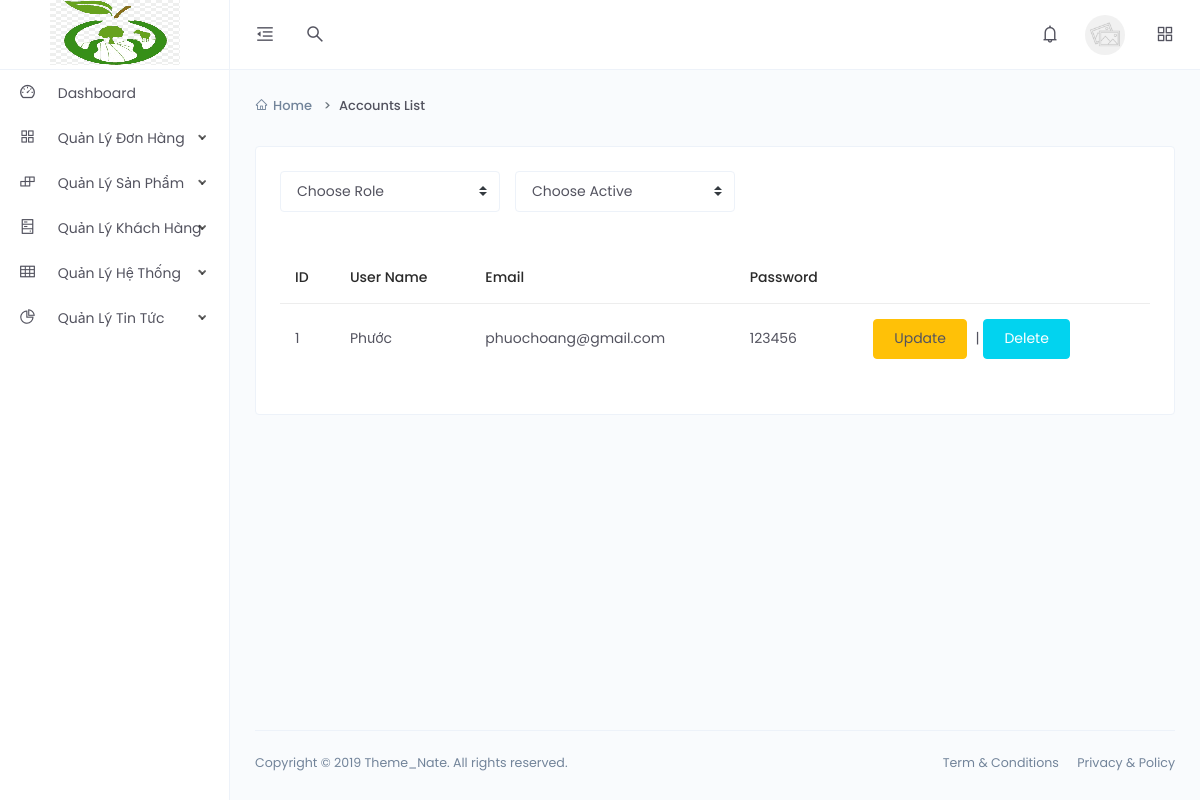
/manageAccounts, run on the app's committed database.
### app.py (models this page shows)
class Accounts(db.Model):
    Id_Account = db.Column(db.Integer, primary_key= True)
    User_Name = db.Column(db.String(200), nullable=False )
    User_Account = db.Column(db.String(200), unique=True)
    Password = db.Column(db.String(200), nullable=False)
    Date_Created = db.Column(db.DateTime, default=datetime.utcnow)

### app.py (the view)
@app.route('/manageAccounts')
def manageAccounts():
    accounts = Accounts.query.order_by(Accounts.Date_Created).all()
    return render_template('manageAccount.html',accounts = accounts)

### templates/manageAccount.html (shortened to what this page needs)
<!DOCTYPE html>
<html lang="en">
<head>
    <link href="{{url_for('static',filename ='Adminassets/css/app.min.css')}}" rel="stylesheet">
</head>
<body>
    <div class="app">
        <div class="layout">
            <div class="header">
                <div class="logo logo-dark">
                    <a href="./Admin">
                        <img src="{{url_for('static',filename = 'image/image.png')}}" alt="Logo">
                    </a>
                </div>
                <div class="nav-wrap">
                    <ul class="nav-left">
                        <li class="desktop-toggle">
                            <a href="javascript:void(0);">
                                <i class="anticon"></i>
                            </a>
                        </li>
                        <li>
                            <a href="javascript:void(0);" data-toggle="modal" data-target="#search-drawer">
                                <i class="anticon anticon-search"></i>
                            </a>
                        </li>
                    </ul>
                    <ul class="nav-right">
                        <li class="dropdown dropdown-animated scale-left">
                            <a href="javascript:void(0);" data-toggle="dropdown">
                                <i class="anticon anticon-bell notification-badge"></i>
                            </a>
                        </li>
                        <li class="dropdown dropdown-animated scale-left">
                            <div class="pointer" data-toggle="dropdown">
                                <div class="avatar avatar-image  m-h-10 m-r-15">
                                    <img src="{{url_for('static',filename ='Adminassets/images/avatars/thumb-3.jpg')}}" alt="">
                                </div>
                            </div>
                        </li>
                        <li>
                            <a href="javascript:void(0);" data-toggle="modal" data-target="#quick-view">
                                <i class="anticon anticon-appstore"></i>
                            </a>
                        </li>
                    </ul>
                </div>
        </div>
            <div class="side-nav">
                <div class="side-nav-inner">
                    <ul class="side-nav-menu scrollable">
                        <li class="nav-item dropdown">
                            <a href = "./Admin">
                                <span class="icon-holder">
                                    <i class="anticon anticon-dashboard"></i>
                                </span>
                                <span  class="title">Dashboard</span>
                            </a>
                        </li>
                        <li class="nav-item dropdown">
                            <a class="dropdown-toggle" href="javascript:void(0);">
                                <span class="icon-holder">
                                    <i class="anticon anticon-appstore"></i>
                                </span>
                                <span class="title">Quản Lý Đơn Hàng</span>
                            </a>
                        </li>
                        <li class="nav-item dropdown">
                            <a class="dropdown-toggle" href="javascript:void(0);">
                                <span class="icon-holder">
                                    <i class="anticon anticon-build"></i>
                                </span>
                                <span class="title">Quản Lý Sản Phẩm</span>
                            </a>
                        </li>
                        <li class="nav-item dropdown">
                            <a class="dropdown-toggle" href="javascript:void(0);">
                                <span class="icon-holder">
                                    <i class="anticon anticon-hdd"></i>
                                </span>
                                <span class="title">Quản Lý Khách Hàng</span>
                            </a>
                        </li>
                        <li class="nav-item dropdown">
                            <a class="dropdown-toggle" href="javascript:void(0);">
                                <span class="icon-holder">
                                    <i class="anticon anticon-table"></i>
                                </span>
                                <span class="title">Quản Lý Hệ Thống</span>
                            </a>
                        </li>
                        <li class="nav-item dropdown">
                            <a class="dropdown-toggle" href="javascript:void(0);">
                                <span class="icon-holder">
                                    <i class="anticon anticon-pie-chart"></i>
                                </span>
                                <span class="title">Quản Lý Tin Tức</span>
                            </a>
                        </li>
                    </ul>
                </div>
            </div>
            <div class="page-container">
                <div class="main-content">
                    <div class="page-header">
                        <div class="header-sub-title">
                            <nav class="breadcrumb breadcrumb-dash">
                                <a class="breadcrumb-item"><i class="anticon anticon-home m-r-5"></i>Home</a>
                                <span class="breadcrumb-item active">Accounts List</span>
                            </nav>
                        </div>
                    </div>
                    <div class="card">
                        <div class="card-body">
                            <div class="row m-b-30">
                                <div class="col-lg-8">
                                    <div class="d-md-flex">
                                        <div class="m-b-10 m-r-15">
                                            <select class="custom-select" id ="idrole" name="idrole" style="min-width: 220px;">
                                                <option value="0" disabled selected>Choose Role</option>
                                            </select>
                                        </div>
                                        <div class="m-b-10">
                                            <select class="custom-select" style="min-width: 220px;">
                                                <option value="0"  id ="idactive" name="idactive" disabled selected>Choose Active</option>
                                            </select>
                                        </div>
                                    </div>
                                </div>
                            </div>
                            <div class="table-responsive">
                                <table class="table table-hover e-commerce-table">
                                    <thead>
                                        <tr>
                                            <th>ID</th>
                                            <th>User Name</th>
                                            <th>Email</th>
                                            <th>Password</th>
                                            <th></th>
                                        </tr>
                                    </thead>
                                    <tbody>
                                        {% for account in accounts %}
                                            <tr>
                                                <td>{{account.Id_Account}}</td>
                                                <td>{{account.User_Name}}</td>
                                                <td>{{account.User_Account}}</td>
                                                <td>{{account.Password}}</td>
                                                <td>
                                                    <a class="btn btn-warning m-r-5" >Update</a> |
                                                    <a class="btn btn-info m-r-5" href = "./deleteAccount/{{account.Id_Account}}">Delete </a>
                                                </td>
                                            </tr>
                                        {% endfor %}
                                    </tbody>
                                </table>
                            </div>
                        </div>
                    </div>
                </div>
                <footer class="footer">
                    <div class="footer-content">
                        <p class="m-b-0">Copyright © 2019 Theme_Nate. All rights reserved.</p>
                        <span>
                            <a href="" class="text-gray m-r-15">Term &amp; Conditions</a>
                            <a href="" class="text-gray">Privacy &amp; Policy</a>
                        </span>
                    </div>
                </footer>
            </div>
        </div>
    </div>
</body>
</html>

### data on the page
Accounts: Id_Account "1", User_Name "Phước", User_Account "phuochoang@gmail.com", Password "123456"
